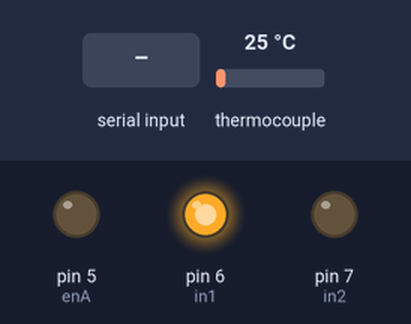
The sketch below on a simulated Arduino Uno, built with avr-gcc and run on an emulated ATmega328P. Shown: output pins drawn as LEDs (lit = HIGH). Inputs (shaded band) come from the test bench; at power-on: thermocouple 25 °C. What the sketch prints to the serial monitor is not drawn.

Above: at 1.2 s.
1.3 s: "T:\n" received over the second serial link
2.8 s: "L:\n" received over the second serial link
4.3 s: "S:\n" received over the second serial link
Timing chart, 0 to 7.3 s (numbered marks = the images above; inputs shaded):
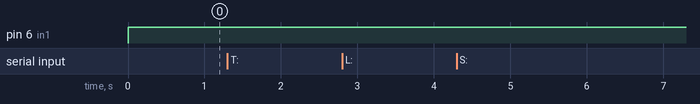

Measured:
- after the input at 1.3 s, every drawn part: stays the same
- after the input at 2.8 s, every drawn part: stays the same
- after the input at 4.3 s, every drawn part: stays the same

The sketch:

App_Raechern_03.ino
```cpp
#include <SoftwareSerial.h>
#include <Adafruit_MAX31865.h> //Bibliothek um MAX31865 zu verwenden

// Verbindung zwischen Arduino und Max31865 über SPI-Bus
#define MAX_SCK 13              // Pin 13 (Arduino) ist die Schnittstelle mit SCK (MAX31865)
#define MAX_MISO 12             // Pin 12 (Arduino) ist die Schnittstelle mit MISO (MAX31865)
#define MAX_MOSI 11             // Pin 11 (Arduino) ist die Schnittstelle mit MOSI (MAX31865)
#define MAX_CS 10               // Pin 10 (Arduino) ist die Schnittstelle mit CS (MAX31865)

// Klasse Adafruit_Max31865 ermöglicht Kommunikation mit dem Modul MAX31865 über definierte Pins
Adafruit_MAX31865 max = Adafruit_MAX31865(MAX_CS, MAX_MOSI, MAX_MISO, MAX_SCK);

float temperatur; // Temperatur Variable in Datentyp float

// Zeitvariablen
unsigned long vor_Millis = 0;   // Zwischenspeicher Variable für Millis-Funktion
const long interval = 10000;    // Intervall Variable für Millis-Funktion 5s
unsigned long aktuelle_Zeit;    // Speicher-Variable für die aktuelle Zeit

// Lüfter 12V
const int enA = 5;              // PWM Pin für die Geschwindigkeitssteuerung des Lüfters
const int in1 = 6;              // Eingangspin 1 für die Lüftersteuerung
const int in2 = 7;              // Eingangspin 2 für die Lüftersteuerung
int fanSpeed = 0;               // Geschwindigkeit des Lüfters als Wert zwischen 0 und 255
int fanSpeedInPercent;          // Geschwindigkeit des Lüfters in Prozent (0-100)


// Temperatursteuerung von Räucherofen
const int ssr = 9;              // Halbleiterrelais ist am Pin 9 festgelegt
float y;                        // Stellgröße Ausgangsignal für SSR
float w;                        // Führungsgröße w(t) (Sollwert-Temperatur)
float x;                        // Regelgröse x(t) (Istwert-Temperatur)
float e;                        // Regeldifferenzgröße e(t) = w(t) - x(t)
float e_alt;                    // Regel differenzsgröße von Vorlauf
float integral = 0;             // Integral des Fehlers über die Zeit
float integral_max;             // Maximale Grenze für Integralanteil
float integral_min;             // Minimale Grenze für Integralanteil
float ableitung;                // Ableitung des Fehlers

float yP, yI, yD;               // Proportional-, Integral- und Differentialanteil des Ausgangssignals

// PID-Regler Parameter
float Kp = 7.203;               // Proportionalitätskonstante
float Ki;                       // Integral-Konstante
float Kd;                       // Differenzial-Konstante
float Tn = 723.805;             // Nachstellzeit
float Tv = 41.498;              // Verstärkungszeit
float Ts;                       // Abtastzeit von 1 s

// App Kommunikation
String incomingData = "";       // String für eingehende Daten von der App
String program;

unsigned long vor_Micros = 0;   // Vorherige Zeit in Mikrosekunden

SoftwareSerial mySerialBT(3, 2);// Initialisiert SoftwareSerial für Bluetooth-Kommunikation an Pins 3 (RX) und 2 (TX)

void setup()
{

  Serial.begin(9600);           // Serielle Kommunikation mit einer Baudrahte 9600
  mySerialBT.begin(9600);
  max.begin(MAX31865_3WIRE);    // Kommunikation mit 3-Draht PT100 Sensor über MAX31865
  pinMode(ssr, OUTPUT);         // Konfiguriere Pin 9 als Ausgang

  pinMode(enA, OUTPUT);         // Konfiguriere Pin 9 als Ausgang
  pinMode(in1, OUTPUT);         // Konfiguriere Pin 9 als Ausgang
  pinMode(in2, OUTPUT);

  vor_Micros = micros();        // Initialize previousMicroseviousMicro
}

bool deviceIsOn = false;

// Funktion, um das Gerät einzuschalten
void setDeviceOn()
{
  deviceIsOn = true;            // Setzt den Zustand des Geräts auf "true"
}

// Funktion, um das Gerät auszuschalten
void setDeviceOff()
{
  deviceIsOn = false;            // Setzt den Zustand des Geräts auf "aus"
}

void loop()
{
  // Berechnen der Abtastrate
  unsigned long aktuellMicros = micros();
  unsigned long zeitDifferenz = aktuellMicros - vor_Micros;
  // Konvertirung der Zeit in sekunden
  float Ts = zeitDifferenz / 1e6;

  aktuelle_Zeit = millis();                // Speichert die aktuelle Zeit nach dem Start des Arduino

  temperatur = max.temperature(100, 431);  // Temperatureinlesung mit MAX31865 (Pt100), 431 Referenzwiderstand
  x = temperatur;                          // Speichert die Temperatur in der Variable x

  // Periodische Ausgabe der Temperatur
  if (aktuelle_Zeit - vor_Millis >= interval)      // Überprüft, ob 10 Sekunden vergangen sind
  {
    // Senden der Temperatur an die App
    mySerialBT.print("I:");                 // Sendet ein "I:" als Präfix
    mySerialBT.print(x);                    // Sendet die Temperatur
    mySerialBT.print("\n");                 // Sendet einen Zeilenumbruch

    // Sendet die Temperatur an den seriellen Monitor
    Serial.print("x(t): ");
    Serial.print(x);

    Serial.print(" yP: "); Serial.print(yP);
    Serial.print(" yI: "); Serial.print(yI);
    Serial.print(" yD: "); Serial.println(yD);

    vor_Millis = aktuelle_Zeit; // Zwischenvariable bekommt neuen Wert
  }

  // Übernahme einen Sollwert von der App!!!!!
  while (mySerialBT.available() > 0)                        // Überprüft, ob Daten über Bluetooth verfügbar sind
  {
    char receivedChar = mySerialBT.read();                  // Liest ein Zeichen aus dem Bluetooth-Serial-Buffer
    incomingData += receivedChar;                           // Fügt das gelesene Zeichen zur incomingData-String hinzu

    // Überprüfung, ob das Ende der Nachricht erreicht ist
    if (receivedChar == '\n')                               // Überprüft, ob das Zeichen ein Zeilenumbruch ist
    {
      Serial.print("Empfangen: ");
      Serial.println(incomingData);

      if (incomingData.startsWith("T:"))                    // Überprüft, ob der empfangene String mit "T:" beginnt
      {
        String tempString = incomingData.substring(2, incomingData.length() - 1); // Entfernt "T:" und "\n" aus dem String
        w = tempString.toFloat();                                                 // Konvertierung von String zu einem Float
      }

      // Lüfter Steuerung
      if (incomingData.startsWith("L:"))                    // Überprüft, ob der empfangene String mit "L:" beginnt
      {
        String incomingFanSpeed = incomingData.substring(2, incomingData.length()); // Entfernt "L:" und "\n" aus dem String
        fanSpeedInPercent = incomingFanSpeed.toInt();                               // Konvertiert von String zu einem Integer
        fanSpeed = map(fanSpeedInPercent, 0, 100, 0, 255);                          // Ändert den Bereich von 0-100 zu 0-255
      }

      // Prüfkommunikation zum Anschalten
      if (incomingData.startsWith("S:"))
      {
        String state = incomingData.substring(2, incomingData.length() - 1);
        if (state == "1")                   // Überprüft, ob der verbleibende String "1" ist
        {
          setDeviceOn();                    // Schaltet das Gerät ein
        }
        else if (state == "0")              // Überprüft, ob der verbleibende String "0" ist
        {
          setDeviceOff();                   // Schaltet das Gerät aus
        }
      }

      Serial.println(incomingData);
      incomingData = "";                    // Setzt den incomingData-String zurück
    }
    receivedChar = (char)"";                // Setzt receivedChar zurück
  }
    // PID Regelglied
    Ki = Kp / Tn;                           // Berechnung von Integralanteil Ki
    Kd = Kp * Tv;                           // Berechnung von Ableitungsanteil Kd
    integral_min = 0;                       // Setzt die minimale Grenze für den Integralanteil
    integral_max = 4000;                    // Setzt die maximale Grenze für den Integralanteil

  // Begrenzt den Integralanteil zwischen den festgelegten Grenzen
    integral = constrain(integral, integral_min, integral_max);

      e = w - x;                             // Berechnung von Regeldifferenzgröße
      integral += e * Ts ;                   // Aktuelle Fehler wird akkumuliert im Integralanteil
      ableitung = (e - e_alt) / Ts;          // Berechnung der Ableitung des Fehlers
      yP = Kp * e;                           // Berechnung des Proportionalanteils
      yI = Ki * integral;                    // Berechnung des Integralanteils
      yD = Kd * ableitung;                   // Berechnung des Differenzialanteils

      // Berechnung der Stellgröße (Ausgangssignal)
      y = yP + yI + yD;                      // Gesamtausgangssignal des PID-Reglers
      y = constrain(y, 0, 255);              // Begrenzt die Stellgröße zwischen 0 und 255

    digitalWrite(in1, HIGH);                 // Setzt in1 auf HIGH
    digitalWrite(in2, LOW);                  // Setzt in2 auf LOW

    if (deviceIsOn == true) // Überprüft, ob das Gerät eingeschaltet ist
    {
      analogWrite(ssr, int(y));              // Schreibt die Stellgröße auf das Halbleiterrelais (SSR)
      analogWrite(enA, fanSpeed);            // Schaltet den Lüfter mit der festgelegten Geschwindigkeit ein
    }
    else // Falls das Gerät ausgeschaltet ist
    {
      analogWrite(ssr, 0);                   // Schaltet das Heizelement aus
      analogWrite(enA, 0);                   // Schaltet den Lüfter aus
    }
  e_alt = e;
  vor_Micros = aktuellMicros;
}
```

App_Raeuchern.cpp
```cpp
#include <SoftwareSerial.h>
#include <Adafruit_MAX31865.h> //Bibliothek um MAX31865 zu verwenden

// Verbindung zwischen Arduino und Max31865 über SPI-Bus
#define MAX_SCK 13  // Pin 13 (Arduino) ist die Schnittstelle mit SCK (MAX31865)
#define MAX_MISO 12 // Pin 12 (Arduino) ist die Schnittstelle mit MISO (MAX31865)
#define MAX_MOSI 11 // Pin 11 (Arduino) ist die Schnittstelle mit MOSI (MAX31865)
#define MAX_CS 10   // Pin 10 (Arduino) ist die Schnittstelle mit CS (MAX31865)

// Klasse Adafruit_Max31865 ermöglicht Kommunikation mit dem Modul MAX31865 über definierte Pins
Adafruit_MAX31865 max = Adafruit_MAX31865(MAX_CS, MAX_MOSI, MAX_MISO, MAX_SCK);

float temperatur; // Temperatur Variable in Datentyp float

// Zeitvariablen
unsigned long zMillis = 0;   // Zwischenspeicher Variable für Millis-Funktion
const long interval = 10000; // Intervall Variable für Millis-Funktion (10 sekunden)
unsigned long aktuelle_Zeit; // Speicher-Variable für die aktuelle Zeit

// Lüfter 12V
const int enA = 6;
const int in1 = 5;
const int in2 = 4;
int wunschGeschwindigkeit = 0; // Geschwindigkeit des Lüfters als Wert zwischen 0 und 255
int fanSpeedInPercent;
int fanSpeedInBytes = 0;

// Temperatursteuerung von Räucherofen
const int ssr = 9;  // Halbleiterrelais ist am Pin 9 festgelegt
float y;            // Stellgröße Ausgangsignal für SSR
float w = 85.0;     // Führungsgröße w(t) (Sollwert-Temperatur)
float x;            // Regelgröse x(t) (Istwert-Temperatur)
float e;            // Regeldifferenzgröße e(t) = w(t) - x(t)
float e_alt;        // Regel differenzsgröße von Vorlauf
float integral = 0; // Summe der Fehler im Zeitverlauf (Startwert)
float integral_max; // Deklaration der Maximale Grenze für Integralanteil
float integral_min; // Deklaration der Minimale Grenze für Integralanteil
float ableitung;    // Differentialanteil

float yP, yI, yD;

// PID-Regler Parameter
float Kp = 7.203;   // Proportional Konstante
float Ki;           // Integralanteil
float Kd;           // Ableitungsteil
float Tn = 723.805; // Nachstellzeit
float Tv = 41.498;  // Verstärkungszeit
float Tvz;          // Abtastzeit

// App Kommunikation
long Resistor = 0;
String wStr = "";
byte byteBuffer[4];
String incomingData = "";
String program;
long countdown = 0;
long countdownStartTime;
long countdownCurrentTime = 0;

SoftwareSerial mySerialBT(3, 2);

void setup()
{

  Serial.begin(9600); // Serielle Kommunikation mit einer Baudrahte 9600
  mySerialBT.begin(9600);
  max.begin(MAX31865_3WIRE); // Kommunikation mit 3-Draht PT100 Sensor über MAX31865
  pinMode(ssr, OUTPUT);      // Konfiguriere Pin 9 als Ausgang

  pinMode(enA, OUTPUT);
  pinMode(in1, OUTPUT);
  pinMode(in2, OUTPUT);
}

bool deviceIsOn = false;
void setDeviceOn()
{
  deviceIsOn = true;
  countdownStartTime = millis();
  pinMode(7, OUTPUT);
  digitalWrite(7, HIGH);
  Serial.println("Device was set on.");
}

void setDeviceOff()
{
  deviceIsOn = false;
  pinMode(7, OUTPUT);
  digitalWrite(7, LOW);

  Serial.println("Device was set off.");
}

void heatOn(int pwmY)
{
  analogWrite(ssr, pwmY); // Aktiviert den SSR (Solid State Relay) mit PWM-Wert 'y'
}

void heatOff()
{
  analogWrite(ssr, 0); // Deaktiviert den SSR, indem der PWM-Wert auf 0 gesetzt wird
}

void fanOn(byte fanSpeed)
{
  digitalWrite(in1, HIGH);
  digitalWrite(in2, LOW);
  analogWrite(enA, fanSpeed);
}

void fanOff()
{
  digitalWrite(in1, HIGH);
  digitalWrite(in2, LOW);
  analogWrite(enA, 0);
}

void loop()
{

  aktuelle_Zeit = millis(); // Aktuelle Zeit nach dem Start des Arduino

  temperatur = max.temperature(100, 431); // Temperatureinlesung mit MAX31865 (Pt100), 431 Referenzwiderstand
  x = temperatur;

  // Auslesung und Ausgabe der Temperatur jeder  10 sek.
  if (aktuelle_Zeit - zMillis >= interval) // Bedingung: Wenn >= 10000 dann wird Funktion für 10 sek gestartet
  {
    // Senden der Temperatur an die App
    mySerialBT.print("Istwert:");
    mySerialBT.print(x);
    mySerialBT.print("\n");
    // Sende  der Temperatur in die device logs
    Serial.print("Istwert:");
    Serial.println(x);

    Serial.print("aktuelle_Zeit");
    Serial.println(aktuelle_Zeit);
    Serial.print("countdownStartTime");
    Serial.println(countdownStartTime);
    Serial.print("countdownCurrentTime");
    Serial.println(countdownCurrentTime);
    Serial.print("countdown");
    Serial.println(countdown);

    zMillis = aktuelle_Zeit; // Zwischenvariable bekommt neuen Wert
  }

  // Übernahme einen Sollwert von der App!!!!!
  while (mySerialBT.available() > 0)
  {
    char receivedChar = mySerialBT.read();
    incomingData += receivedChar;

    // Überprüfung, ob das Ende der Nachricht erreicht ist
    if (receivedChar == '\n')
    {
      Serial.print("Empfangen: ");
      Serial.println(incomingData);

      if (incomingData.startsWith("T:")) // Aufnahme von Führungagröße (Heizelement)
      {
        String tempString = incomingData.substring(2, incomingData.length() - 1); // Entfernt "T:" und "\n"
        w = tempString.toFloat();                                                 // Konvertierung von string zu float

        Serial.print("Sollwert ist jetzt: ");
        Serial.println(w);
      }

      // Lüfter Steuerung
      if (incomingData.startsWith("L:")) // Aufnahme von Stellwert (Lüvter 12V)
      {
        String incomingFanSpeed = incomingData.substring(2, incomingData.length());
        fanSpeedInPercent = incomingFanSpeed.toInt();             // Entfernt "L:" und "\n" und
        fanSpeedInBytes = map(fanSpeedInPercent, 0, 100, 0, 255); // Ändert den Bereich von 0-100 zu 0-255                                                       // Serial.println(fanSpeedInBytes);
      }

      // Prüfkommunikation zum Anschalten
      if (incomingData.startsWith("S:"))
      {
        String state = incomingData.substring(2, incomingData.length() - 1);
        if (state == "1")
        {
          setDeviceOn();
        }
        else if (state == "0")
        {
          setDeviceOff();
        }
      }

      if (incomingData.startsWith("P:")) // Aufnahme der Werte von Festen Einstellungen
      {
        program = incomingData.substring(2, incomingData.length() - 1); // Entfernt "P:" und "\n"
        Serial.print("Program selected: ");
        Serial.println(program);
        if (program == "Aal") // Programm "Aal" mit fest eingestellten Werten
        {
          countdown = 5000; // Rückzählung ist auf 30 min
        }
        if (program == "Forelle") // Programm "Forelle" mit fest eingestellten Werten
        {
          countdown = 5000; // Rückzählung ist auf 30 min
        }
        Serial.print("Programmed heat: ");
        Serial.println(w);
      }
      Serial.println(incomingData);
      incomingData = "";
    }
    receivedChar = (char)"";

    // PID Regelglied
    Ki = Kp / Tn; // Berechnung von Integralanteil Ki
    Kd = Kp * Tv; // Berechnung von Ableitungsanteil Kd
    integral_min = 0;
    integral_max = 3000;
    e = w - x;     // Berechnung von Regeldifferenzgröße
    integral += e; // Aktuelle Fehler wird akkumuliert im Integralanteil
    integral = constrain(integral, integral_min, integral_max);
    ableitung = (e - e_alt) / 0.1;
    e_alt = e;

    yP = Kp * e;
    yI = Ki * integral;
    yD = Kd * ableitung;

    // Berechnung der Stellgröße
    y = Kp * e + Ki * integral + Kd * ableitung;
    y = constrain(y, 0, 255);

    Serial.print("aktuelle_Zeit");
    Serial.println(aktuelle_Zeit);
    Serial.print("countdownStartTime");
    Serial.println(countdownStartTime);
    Serial.print("countdownCurrentTime");
    Serial.println(countdownCurrentTime);
    Serial.print("countdown");
    Serial.println(countdown);


    if (deviceIsOn == true) // Überprüft, ob das Gerät eingeschaltet ist
    {
      if (countdown == 0)
      {
        heatOn((int)y);
        fanOn(fanSpeedInBytes);
      }
      else if (countdown != 0 && aktuelle_Zeit >= (countdownStartTime + countdown))
      {
        setDeviceOff();

        Serial.println("we are stopping heating and blowing");
      }
      else if (countdown != 0 && aktuelle_Zeit < (countdownStartTime + countdown))
      {
        Serial.println("we are heating and blowing");
        heatOn((int)y);
        fanOn(fanSpeedInBytes);
      }
    }
    else // Falls das Gerät ausgeschaltet ist
    {
      heatOff();
      fanOff();
    }
  }
}
```
